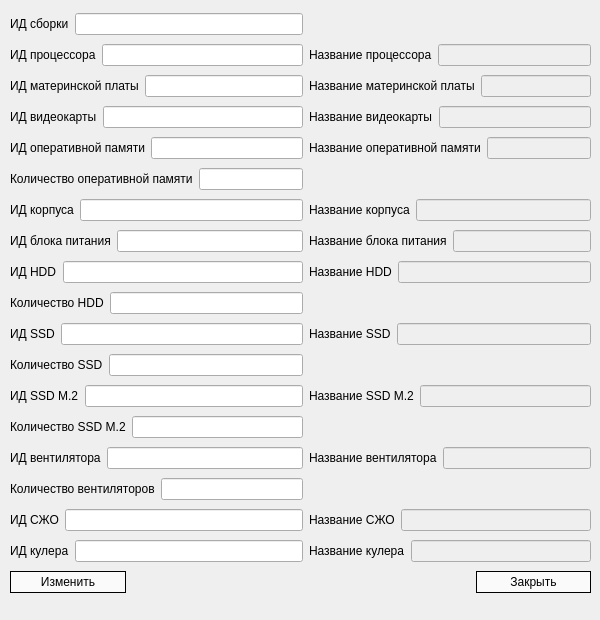
<?xml version="1.0" encoding="UTF-8"?>
<ui version="4.0">
 <class>SetComputerDialog</class>
 <widget class="QDialog" name="SetComputerDialog">
  <property name="geometry">
   <rect>
    <x>0</x>
    <y>0</y>
    <width>600</width>
    <height>620</height>
   </rect>
  </property>
  <property name="windowTitle">
   <string>Dialog</string>
  </property>
  <widget class="QWidget" name="layoutWidget">
   <property name="geometry">
    <rect>
     <x>10</x>
     <y>10</y>
     <width>581</width>
     <height>604</height>
    </rect>
   </property>
   <layout class="QGridLayout" name="gridLayout">
    <property name="verticalSpacing">
     <number>6</number>
    </property>
    <item row="11" column="0">
     <layout class="QHBoxLayout" name="horizontalLayout_27">
      <item>
       <widget class="QLabel" name="label_25">
        <property name="text">
         <string>Количество SSD</string>
        </property>
       </widget>
      </item>
      <item>
       <widget class="QLineEdit" name="inputSSDAmount"/>
      </item>
     </layout>
    </item>
    <item row="7" column="0">
     <layout class="QHBoxLayout" name="horizontalLayout_16">
      <item>
       <widget class="QLabel" name="label_14">
        <property name="text">
         <string>ИД блока питания</string>
        </property>
       </widget>
      </item>
      <item>
       <widget class="QLineEdit" name="inputPSUId"/>
      </item>
     </layout>
    </item>
    <item row="18" column="0" colspan="2">
     <layout class="QHBoxLayout" name="horizontalLayout_2">
      <property name="spacing">
       <number>350</number>
      </property>
      <item>
       <widget class="QPushButton" name="buttonSetComputer">
        <property name="styleSheet">
         <string notr="true">QPushButton
{
background-color: rgb(250, 250, 250);
border: 1px solid black;
padding: 3px;
}

QPushButton:pressed
{
background-color: rgb(240, 240, 240);
}

QPushButton:hover:!pressed
{
background-color: rgb(240, 240, 240);
}</string>
        </property>
        <property name="text">
         <string>Изменить</string>
        </property>
       </widget>
      </item>
      <item>
       <widget class="QPushButton" name="buttonCloseDialog">
        <property name="styleSheet">
         <string notr="true">QPushButton
{
background-color: rgb(250, 250, 250);
border: 1px solid black;
padding: 3px;
}

QPushButton:pressed
{
background-color: rgb(240, 240, 240);
}

QPushButton:hover:!pressed
{
background-color: rgb(240, 240, 240);
}</string>
        </property>
        <property name="text">
         <string>Закрыть</string>
        </property>
       </widget>
      </item>
     </layout>
    </item>
    <item row="2" column="0">
     <layout class="QHBoxLayout" name="horizontalLayout_6">
      <item>
       <widget class="QLabel" name="label_4">
        <property name="text">
         <string>ИД материнской платы</string>
        </property>
       </widget>
      </item>
      <item>
       <widget class="QLineEdit" name="inputMotherboardId"/>
      </item>
     </layout>
    </item>
    <item row="6" column="0">
     <layout class="QHBoxLayout" name="horizontalLayout_12">
      <item>
       <widget class="QLabel" name="label_10">
        <property name="text">
         <string>ИД корпуса</string>
        </property>
       </widget>
      </item>
      <item>
       <widget class="QLineEdit" name="inputCaseId"/>
      </item>
     </layout>
    </item>
    <item row="6" column="1">
     <layout class="QHBoxLayout" name="horizontalLayout_14">
      <item>
       <widget class="QLabel" name="label_12">
        <property name="text">
         <string>Название корпуса</string>
        </property>
       </widget>
      </item>
      <item>
       <widget class="QLineEdit" name="inputCaseName">
        <property name="enabled">
         <bool>false</bool>
        </property>
       </widget>
      </item>
     </layout>
    </item>
    <item row="1" column="0">
     <layout class="QHBoxLayout" name="horizontalLayout_4">
      <item>
       <widget class="QLabel" name="label_2">
        <property name="text">
         <string>ИД процессора</string>
        </property>
       </widget>
      </item>
      <item>
       <widget class="QLineEdit" name="inputCPUId">
        <property name="enabled">
         <bool>true</bool>
        </property>
       </widget>
      </item>
     </layout>
    </item>
    <item row="13" column="0">
     <layout class="QHBoxLayout" name="horizontalLayout_33">
      <item>
       <widget class="QLabel" name="label_31">
        <property name="text">
         <string>Количество SSD M.2</string>
        </property>
       </widget>
      </item>
      <item>
       <widget class="QLineEdit" name="inputSSDM2Amount"/>
      </item>
     </layout>
    </item>
    <item row="14" column="0">
     <layout class="QHBoxLayout" name="horizontalLayout_40">
      <item>
       <widget class="QLabel" name="label_38">
        <property name="text">
         <string>ИД вентилятора</string>
        </property>
       </widget>
      </item>
      <item>
       <widget class="QLineEdit" name="inputFanId"/>
      </item>
     </layout>
    </item>
    <item row="9" column="0">
     <layout class="QHBoxLayout" name="horizontalLayout_18">
      <item>
       <widget class="QLabel" name="label_16">
        <property name="text">
         <string>Количество HDD</string>
        </property>
       </widget>
      </item>
      <item>
       <widget class="QLineEdit" name="inputHDDAmount"/>
      </item>
     </layout>
    </item>
    <item row="4" column="0">
     <layout class="QHBoxLayout" name="horizontalLayout_11">
      <item>
       <widget class="QLabel" name="label_9">
        <property name="text">
         <string>ИД оперативной памяти</string>
        </property>
       </widget>
      </item>
      <item>
       <widget class="QLineEdit" name="inputRAMId"/>
      </item>
     </layout>
    </item>
    <item row="3" column="0">
     <layout class="QHBoxLayout" name="horizontalLayout_9">
      <item>
       <widget class="QLabel" name="label_7">
        <property name="text">
         <string>ИД видеокарты</string>
        </property>
       </widget>
      </item>
      <item>
       <widget class="QLineEdit" name="inputVideocardId"/>
      </item>
     </layout>
    </item>
    <item row="17" column="0">
     <layout class="QHBoxLayout" name="horizontalLayout_47">
      <item>
       <widget class="QLabel" name="label_45">
        <property name="text">
         <string>ИД кулера</string>
        </property>
       </widget>
      </item>
      <item>
       <widget class="QLineEdit" name="inputCoolerId"/>
      </item>
     </layout>
    </item>
    <item row="14" column="1">
     <layout class="QHBoxLayout" name="horizontalLayout_39">
      <item>
       <widget class="QLabel" name="label_37">
        <property name="text">
         <string>Название вентилятора</string>
        </property>
       </widget>
      </item>
      <item>
       <widget class="QLineEdit" name="inputFanName">
        <property name="enabled">
         <bool>false</bool>
        </property>
       </widget>
      </item>
     </layout>
    </item>
    <item row="8" column="0">
     <layout class="QHBoxLayout" name="horizontalLayout_19">
      <property name="rightMargin">
       <number>0</number>
      </property>
      <item>
       <widget class="QLabel" name="label_17">
        <property name="text">
         <string>ИД HDD</string>
        </property>
       </widget>
      </item>
      <item>
       <widget class="QLineEdit" name="inputHDDId"/>
      </item>
     </layout>
    </item>
    <item row="5" column="0">
     <layout class="QHBoxLayout" name="horizontalLayout_13">
      <item>
       <widget class="QLabel" name="label_11">
        <property name="text">
         <string>Количество оперативной памяти</string>
        </property>
       </widget>
      </item>
      <item>
       <widget class="QLineEdit" name="inputRAMAmount"/>
      </item>
     </layout>
    </item>
    <item row="10" column="0">
     <layout class="QHBoxLayout" name="horizontalLayout_28">
      <item>
       <widget class="QLabel" name="label_26">
        <property name="text">
         <string>ИД SSD</string>
        </property>
       </widget>
      </item>
      <item>
       <widget class="QLineEdit" name="inputSSDId"/>
      </item>
     </layout>
    </item>
    <item row="17" column="1">
     <layout class="QHBoxLayout" name="horizontalLayout_48">
      <item>
       <widget class="QLabel" name="label_46">
        <property name="text">
         <string>Название кулера</string>
        </property>
       </widget>
      </item>
      <item>
       <widget class="QLineEdit" name="inputCoolerName">
        <property name="enabled">
         <bool>false</bool>
        </property>
       </widget>
      </item>
     </layout>
    </item>
    <item row="8" column="1">
     <layout class="QHBoxLayout" name="horizontalLayout_26">
      <item>
       <widget class="QLabel" name="label_24">
        <property name="text">
         <string>Название HDD</string>
        </property>
       </widget>
      </item>
      <item>
       <widget class="QLineEdit" name="inputHDDName">
        <property name="enabled">
         <bool>false</bool>
        </property>
       </widget>
      </item>
     </layout>
    </item>
    <item row="1" column="1">
     <layout class="QHBoxLayout" name="horizontalLayout_5">
      <item>
       <widget class="QLabel" name="label_3">
        <property name="text">
         <string>Название процессора</string>
        </property>
       </widget>
      </item>
      <item>
       <widget class="QLineEdit" name="inputCPUName">
        <property name="enabled">
         <bool>false</bool>
        </property>
       </widget>
      </item>
     </layout>
    </item>
    <item row="12" column="1">
     <layout class="QHBoxLayout" name="horizontalLayout_17">
      <item>
       <widget class="QLabel" name="label_15">
        <property name="text">
         <string>Название SSD M.2</string>
        </property>
       </widget>
      </item>
      <item>
       <widget class="QLineEdit" name="inputSSDM2Name">
        <property name="enabled">
         <bool>false</bool>
        </property>
       </widget>
      </item>
     </layout>
    </item>
    <item row="16" column="1">
     <layout class="QHBoxLayout" name="horizontalLayout_42">
      <item>
       <widget class="QLabel" name="label_40">
        <property name="text">
         <string>Название СЖО</string>
        </property>
       </widget>
      </item>
      <item>
       <widget class="QLineEdit" name="inputWCSName">
        <property name="enabled">
         <bool>false</bool>
        </property>
       </widget>
      </item>
     </layout>
    </item>
    <item row="7" column="1">
     <layout class="QHBoxLayout" name="horizontalLayout_15">
      <item>
       <widget class="QLabel" name="label_13">
        <property name="text">
         <string>Название блока питания</string>
        </property>
       </widget>
      </item>
      <item>
       <widget class="QLineEdit" name="inputPSUName">
        <property name="enabled">
         <bool>false</bool>
        </property>
       </widget>
      </item>
     </layout>
    </item>
    <item row="10" column="1">
     <layout class="QHBoxLayout" name="horizontalLayout_32">
      <item>
       <widget class="QLabel" name="label_30">
        <property name="text">
         <string>Название SSD</string>
        </property>
       </widget>
      </item>
      <item>
       <widget class="QLineEdit" name="inputSSDName">
        <property name="enabled">
         <bool>false</bool>
        </property>
       </widget>
      </item>
     </layout>
    </item>
    <item row="15" column="0">
     <layout class="QHBoxLayout" name="horizontalLayout_38">
      <item>
       <widget class="QLabel" name="label_36">
        <property name="text">
         <string>Количество вентиляторов</string>
        </property>
       </widget>
      </item>
      <item>
       <widget class="QLineEdit" name="inputFanAmount"/>
      </item>
     </layout>
    </item>
    <item row="3" column="1">
     <layout class="QHBoxLayout" name="horizontalLayout_8">
      <item>
       <widget class="QLabel" name="label_6">
        <property name="text">
         <string>Название видеокарты</string>
        </property>
       </widget>
      </item>
      <item>
       <widget class="QLineEdit" name="inputVideocardName">
        <property name="enabled">
         <bool>false</bool>
        </property>
       </widget>
      </item>
     </layout>
    </item>
    <item row="12" column="0">
     <layout class="QHBoxLayout" name="horizontalLayout_34">
      <item>
       <widget class="QLabel" name="label_32">
        <property name="text">
         <string>ИД SSD M.2</string>
        </property>
       </widget>
      </item>
      <item>
       <widget class="QLineEdit" name="inputSSDM2Id"/>
      </item>
     </layout>
    </item>
    <item row="16" column="0">
     <layout class="QHBoxLayout" name="horizontalLayout_41">
      <item>
       <widget class="QLabel" name="label_39">
        <property name="text">
         <string>ИД СЖО</string>
        </property>
       </widget>
      </item>
      <item>
       <widget class="QLineEdit" name="inputWCSId"/>
      </item>
     </layout>
    </item>
    <item row="2" column="1">
     <layout class="QHBoxLayout" name="horizontalLayout_7">
      <item>
       <widget class="QLabel" name="label_5">
        <property name="text">
         <string>Название материнской платы</string>
        </property>
       </widget>
      </item>
      <item>
       <widget class="QLineEdit" name="inputMotherboardName">
        <property name="enabled">
         <bool>false</bool>
        </property>
       </widget>
      </item>
     </layout>
    </item>
    <item row="4" column="1">
     <layout class="QHBoxLayout" name="horizontalLayout_10">
      <item>
       <widget class="QLabel" name="label_8">
        <property name="text">
         <string>Название оперативной памяти</string>
        </property>
       </widget>
      </item>
      <item>
       <widget class="QLineEdit" name="inputRAMName">
        <property name="enabled">
         <bool>false</bool>
        </property>
       </widget>
      </item>
     </layout>
    </item>
    <item row="0" column="0">
     <layout class="QHBoxLayout" name="horizontalLayout_20">
      <item>
       <widget class="QLabel" name="label_18">
        <property name="text">
         <string>ИД сборки</string>
        </property>
       </widget>
      </item>
      <item>
       <widget class="QLineEdit" name="inputId">
        <property name="enabled">
         <bool>true</bool>
        </property>
       </widget>
      </item>
     </layout>
    </item>
   </layout>
  </widget>
 </widget>
 <resources/>
 <connections>
  <connection>
   <sender>SetComputerDialog</sender>
   <signal>finished(int)</signal>
   <receiver>SetComputerDialog</receiver>
   <slot>deleteLater()</slot>
   <hints>
    <hint type="sourcelabel">
     <x>299</x>
     <y>309</y>
    </hint>
    <hint type="destinationlabel">
     <x>299</x>
     <y>309</y>
    </hint>
   </hints>
  </connection>
  <connection>
   <sender>buttonCloseDialog</sender>
   <signal>clicked()</signal>
   <receiver>SetComputerDialog</receiver>
   <slot>deleteLater()</slot>
   <hints>
    <hint type="sourcelabel">
     <x>532</x>
     <y>599</y>
    </hint>
    <hint type="destinationlabel">
     <x>299</x>
     <y>309</y>
    </hint>
   </hints>
  </connection>
 </connections>
</ui>
